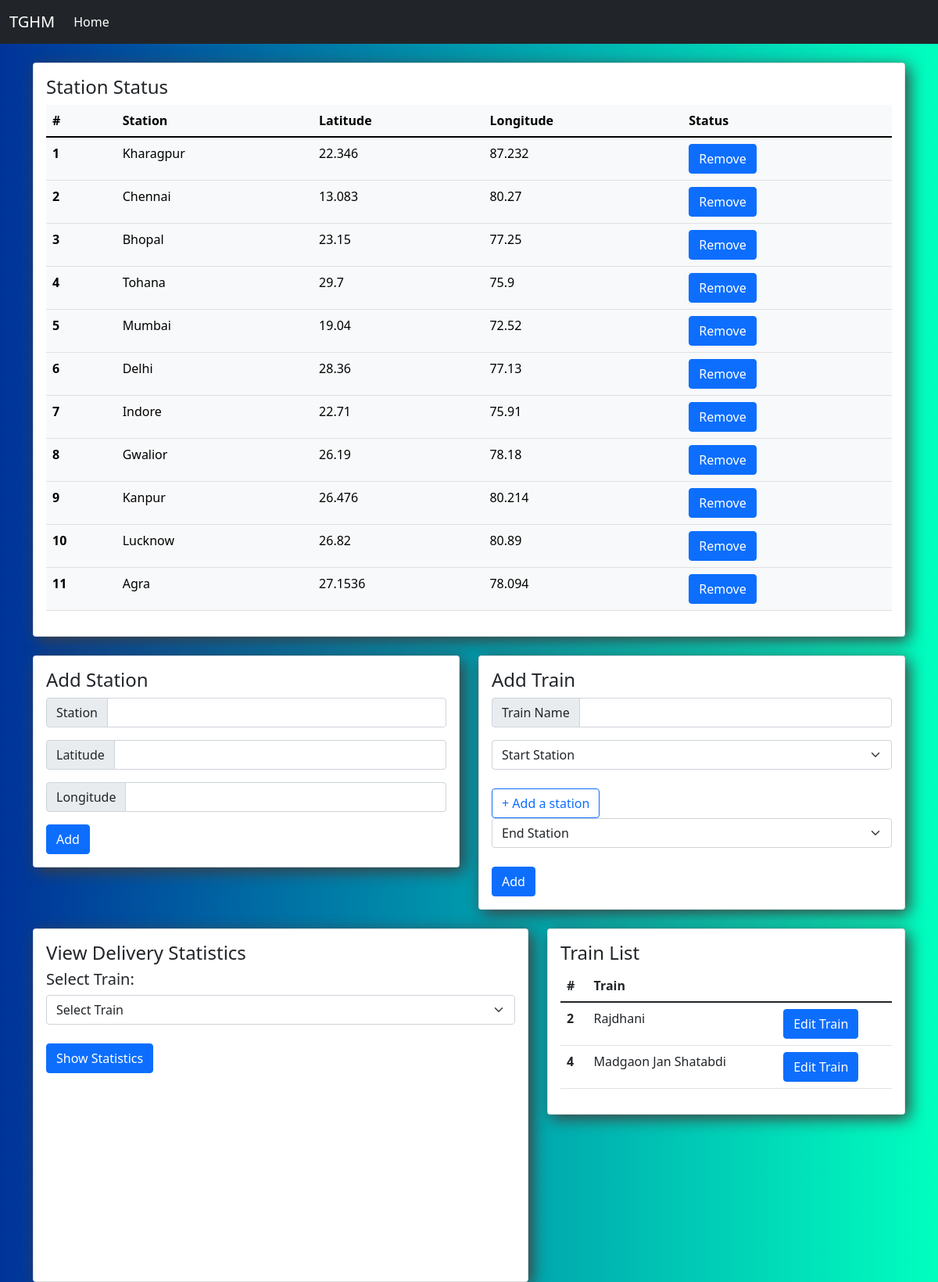
/manager/dashboard/, run on an earlier commit of the app's database.
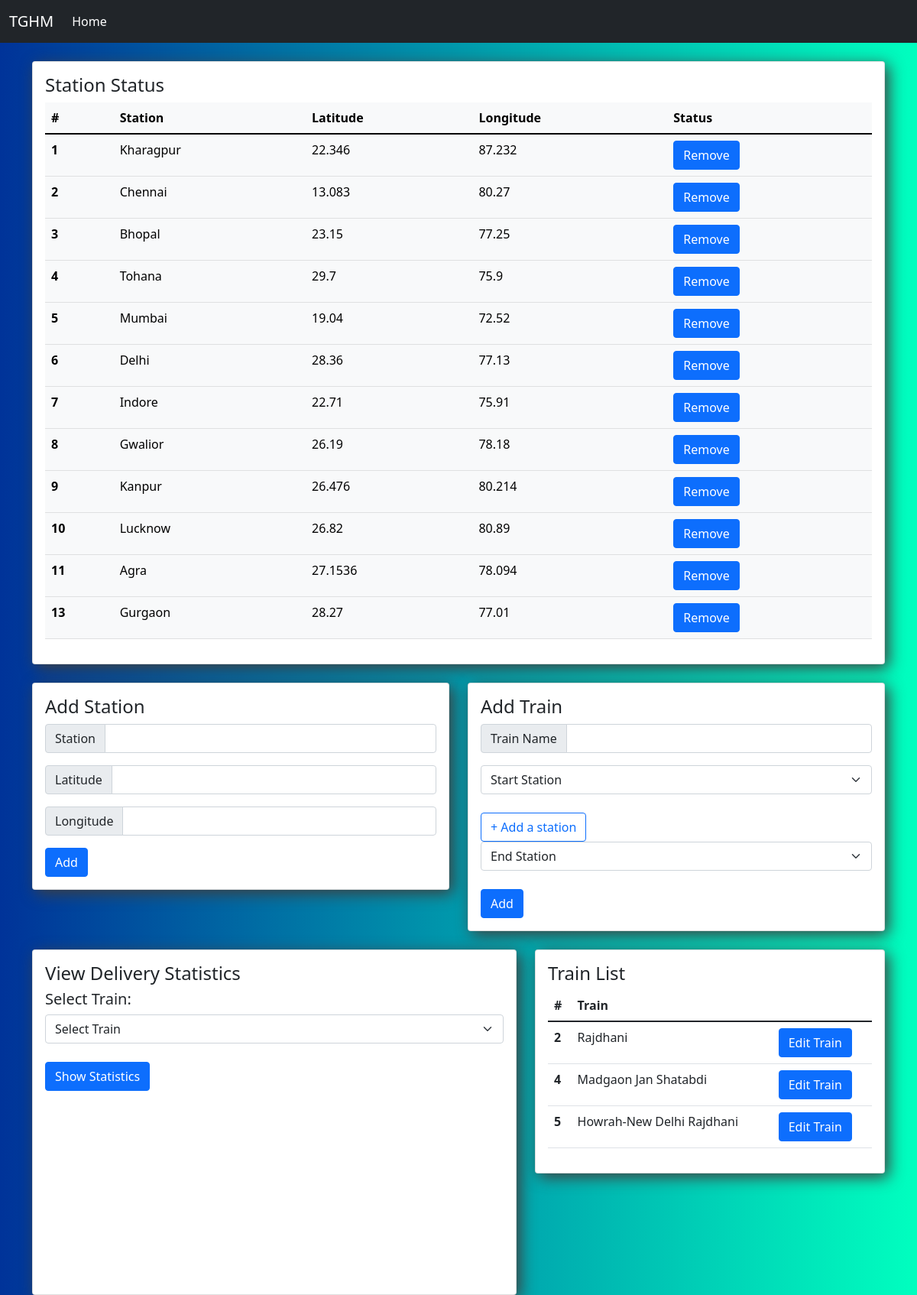
And on a later commit of the database.
### manager/models.py (models this page shows, shortened)
class Station(models.Model):
    name = models.CharField(max_length=50)
    lat = models.FloatField()
    lng = models.FloatField()
    visible = models.BooleanField(default=True)

class Train(models.Model):
    name = models.CharField(max_length=50)
    stations = models.CharField(max_length=200, default='')

### manager/views.py (the view)
# urls.py: path('dashboard/', views.dashboard, name='dashboard'),
def dashboard(request):
    context = {'station_list': Station.objects.all(), 'train_list': Train.objects.all()}
    return render(request, 'manager/dashboard.html',context)

### manager/templates/manager/dashboard.html (shortened to what the changed rows need)
<!DOCTYPE html>
<html lang="en">
<head>
    <link href="https://cdn.jsdelivr.net/npm/bootstrap@5.1.3/dist/css/bootstrap.min.css" rel="stylesheet"
>
</head>
<body>
    <div class="container">
        <br>
        <div class="card">
            <div class="card-body">
                <div class="card-text">
                    <table class="table table-light">
                        <thead>
                            <tr>
                                <th scope="col">#</th>
                                <th scope="col">Station</th>
                                <th scope="col">Latitude</th>
                                <th scope="col">Longitude</th>
                                <th scope="col">Status</th>
                            </tr>
                        </thead>
                        <tbody>
                            {% for station in station_list %}
                            <tr>
                                <th scope="row">{{ station.id }}</th>
                                <td>{{ station.name }}</td>
                                <td>{{ station.lat }}</td>
                                <td>{{ station.lng }}</td>
                                <td>
                                    {% if station.visible == True %}
                                    <button onclick="changestatus(this)" type="button"
                                        class="btn btn-primary">Remove</button>
                                    {% else %}
                                    <button onclick="changestatus(this)" type="button"
                                        class="btn btn-primary">Add</button>
                                    {% endif %}
                                </td>
                            </tr>
                            {% endfor %}
                        </tbody>
                    </table>
                </div>
            </div>
        </div>
        <br>
        <br>
        <div class="row">
            <div class="col">
                <div class="card">
                    <div class="card-body">
                        <div class="card-text">
                            <div>
                                {% if train_list %}
                                <table class="table">
                                    <thead>
                                        <tr>
                                            <th scope="col">#</th>
                                            <th scope="col">Train</th>
                                            <th></th>
                                        </tr>
                                    </thead>
                                    <tbody>
                                        {% for train in train_list %}
                                        <tr>
                                            <th scope="row">{{ train.id }}</th>
                                            <td>{{ train.name }}</td>
                                            <td><a class="btn btn-primary" href="../edit_train/{{train.id}}">Edit
                                                    Train</a></td>
                                        </tr>
                                        {% endfor %}
                                    </tbody>
                                    {% endif %}
                                </table>
                            </div>
                        </div>
                    </div>
                </div>
            </div>
        </div>
    </div>
    <link href="https://cdn.jsdelivr.net/npm/bootstrap@5.1.3/dist/css/bootstrap.min.css" rel="stylesheet"
>
</body>
</html>

What changed in the data, as far as the page shows it:
added Station: id "13", name "Gurgaon", lat "28.27", lng "77.01", visible "Remove"
added Train: id "5", name "Howrah-New Delhi Rajdhani"
